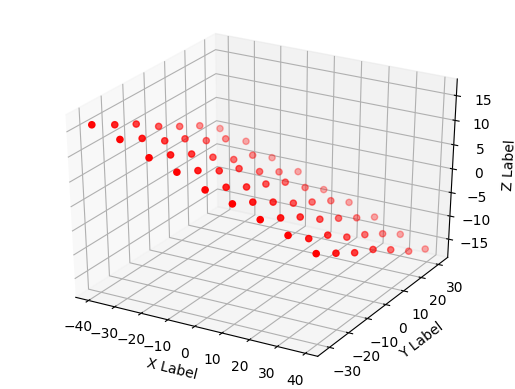

The Python source for this figure:
import cv2
import numpy as np
import importlib
import matplotlib
from matplotlib import cm
from mpl_toolkits.mplot3d import Axes3D
import matplotlib.pyplot as plt
matplotlib.get_backend()

number_of_frame = 4
img1 = cv2.imread('/home/abhay/Documents/checker.jpeg')
img2 = cv2.imread('/home/abhay/Documents/checker1.jpg')
img3 = cv2.imread('/home/abhay/Documents/checker2.jpg')
img4 = cv2.imread('/home/abhay/Documents/checker3.jpg')

ret1, corners1 = cv2.findChessboardCorners(img1, (9,7))
print(corners1)
cv2.drawChessboardCorners(img1, (9,7), corners1, ret1)
cv2.namedWindow("", cv2.WINDOW_NORMAL)
cv2.imshow("", img1)
cv2.waitKey(0)
ret2, corners2 = cv2.findChessboardCorners(img2, (9,7))
cv2.drawChessboardCorners(img2, (9,7), corners2, ret2)
cv2.imshow("", img2)
cv2.waitKey(1)
ret3, corners3 = cv2.findChessboardCorners(img3, (9,7))
cv2.drawChessboardCorners(img3, (9,7), corners3, ret3)
cv2.imshow("", img3)
cv2.waitKey(1)
ret4, corners4 = cv2.findChessboardCorners(img4, (9,7))
cv2.drawChessboardCorners(img4, (9,7), corners4, ret4)
cv2.imshow("", img4)
cv2.waitKey(1)

corners1 = corners1.reshape(-1,2)
# print(corners1)
corners2 = corners2.reshape(-1,2)
corners3 = corners3.reshape(-1,2)
corners4 = corners4.reshape(-1,2)
#
#
w = np.asarray([corners1[:,0],corners2[:,0],corners3[:,0],corners4[:,0],corners1[:,1],corners2[:,1],corners3[:,1],corners4[:,1]])
#
w_bar = w - np.mean(w,axis=1)[:,None]
w_bar = w_bar.astype('float32')
#
#
u, s_, v = np.linalg.svd(w_bar, full_matrices=False)
#
s = np.diag(s_)[:3,:3]
u = u[:,0:3]
v = v[0:3,:]

S_cap = np.dot(np.sqrt(s),v)
R_cap = np.dot(u,np.sqrt(s))

R_cap_i = R_cap[0:number_of_frame,:]
R_cap_j = R_cap[number_of_frame:2*number_of_frame, :]

# # Calculating R from R_cap
A = np.zeros((2*number_of_frame,6))

for i in range (number_of_frame):
    A[2*i,0] = (R_cap_i[i,0]**2) - (R_cap_j[i,0]**2)
    A[2 * i, 1] = 2 * ((R_cap_i[i, 0] * R_cap_i[i, 1]) - (R_cap_j[i, 0] * R_cap_j[i, 1]))
    A[2*i,2] =  2 * ((R_cap_i[i, 0] * R_cap_i[i, 2]) - (R_cap_j[i, 0] * R_cap_j[i, 2]))
    A[2*i,3] =  (R_cap_i[i,1]**2) - (R_cap_j[i,1]**2)
    A[2*i,5] =  (R_cap_i[i,2]**2) - (R_cap_j[i,2]**2)
    A[2*i,4] = 2*((R_cap_i[i, 2] * R_cap_i[i, 1]) - (R_cap_j[i, 2] * R_cap_j[i, 1]))

    A[2*i+1,0] = R_cap_i[i,0]*R_cap_j[i,0]
    A[2*i+1,1] = R_cap_i[i,1]*R_cap_j[i,0] + R_cap_i[i,0]*R_cap_j[i,1]
    A[2*i+1,2] = R_cap_i[i,2]*R_cap_j[i,0] + R_cap_i[i,0]*R_cap_j[i,2]
    A[2 * i + 1, 3] = R_cap_i[i, 1] * R_cap_j[i, 1]
    A[2*i+1,4] = R_cap_i[i,2]*R_cap_j[i,1] + R_cap_i[i,1]*R_cap_j[i,2]
    A[2*i+1,5] = R_cap_i[i, 2] * R_cap_j[i, 2]
#
U , SIG , V = np.linalg.svd(A, full_matrices=False)
v = (V.T)[:,-1]
QQT = np.zeros((3,3))

QQT[0,0] = v[0]
QQT[1,1] = v[3]
QQT[2,2] = v[5]

QQT[0,1] = v[1]
QQT[1,0] = v[1]


QQT[0,2] = v[2]
QQT[2,0] = v[2]

QQT[2,1] = v[4]
QQT[1,2] = v[4]

Q = np.linalg.cholesky(QQT)

R = np.dot(R_cap,Q)
print(np.dot(R[0,:],R[number_of_frame,:]))

Q_inv = np.linalg.inv(Q)

S = np.dot(Q_inv,S_cap)

X = S[0,:]
Y = S[1,:]
Z = S[2,:]
fig = plt.figure()
ax = fig.add_subplot(111, projection='3d')
ax.scatter(X,Y,Z, c='r', marker='o')
ax.set_xlabel('X Label')
ax.set_ylabel('Y Label')
ax.set_zlabel('Z Label')
fig.savefig('/home/abhay/Documents/optical_flow4.png', bbox_inches='tight')

